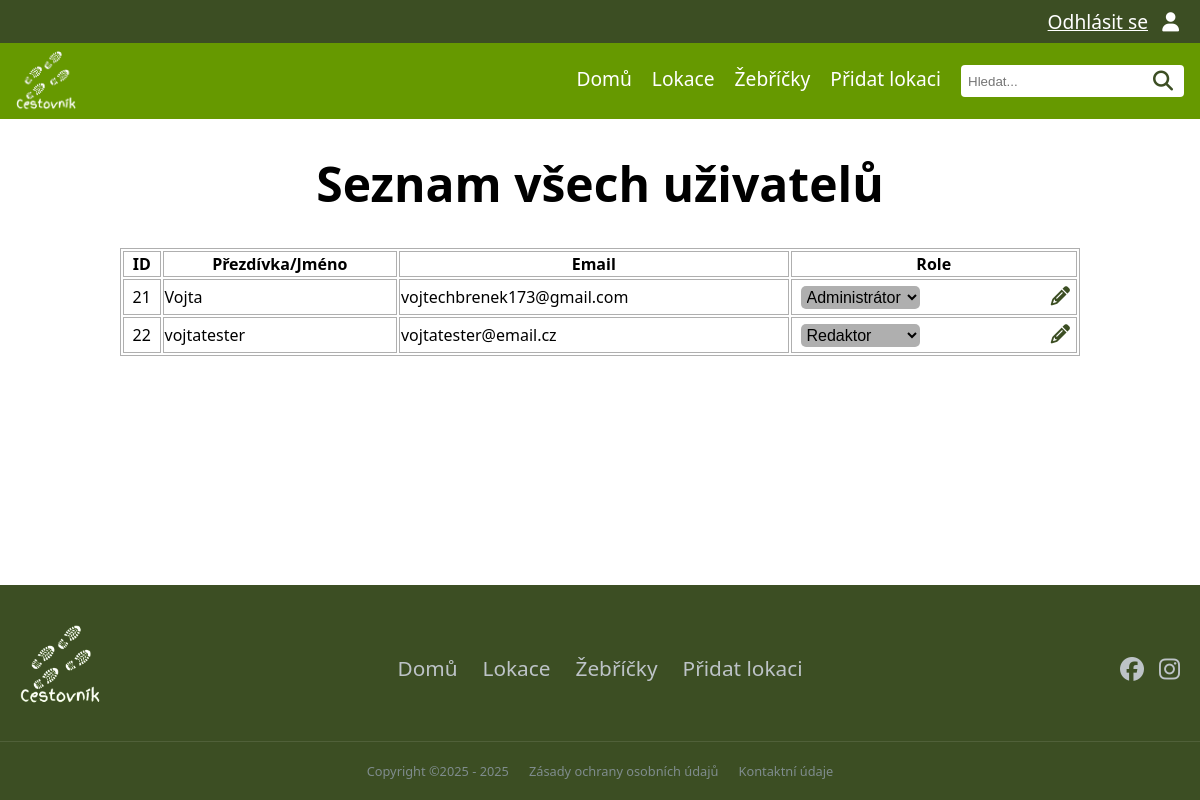
Page /all_users (signed in) on the earlier database version.
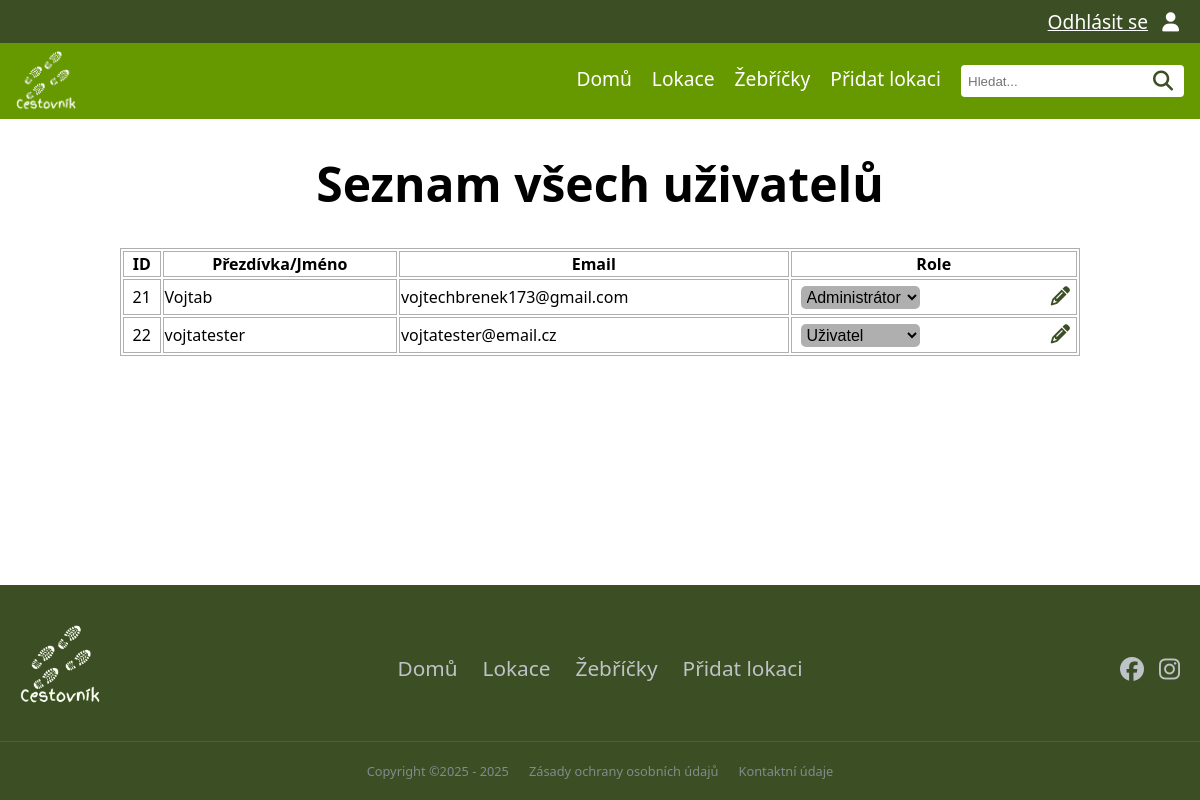
Same page on the later database version.
### tables this page shows
CREATE TABLE "user"
(
    id               INTEGER
        primary key autoincrement,
    name             VARCHAR not null,
    email            VARCHAR not null
        unique,
    password_hash    VARCHAR not null,
    id_role          INTEGER
        references role,
    id_auth_provider integer
        constraint user_auth_provider_id_fk
            references auth_provider
);

### pages/all_users.py (the view)
@router.get("/all_users", response_class=HTMLResponse)
async def all_users_page(request: Request, svc: UserService = Depends(user_service)):
    if not request.session.get("user"):
        return RedirectResponse(url="/login", status_code=303)
    all_users = svc.list_all_users()
    return request.app.state.templates.TemplateResponse(
        "all_users.html",
        {
            "request": request,
            "title": "Seznam všech uživatelů",
            "all_users": all_users
        }
    )

### templates/all_users.html (shortened to what this page needs)
{% extends "base.html" %}
{% block head %}
    <link rel="stylesheet" href="{{ url_for('static', path='css/all-users.css') }}">
{% endblock %}
{% block content %}
    <h1>{{ title }}</h1>
    <div class="container">
        {% if all_users %}
            <div class="table">
                <table>
                    <tr>
                        <th>ID</th>
                        <th>Přezdívka/Jméno</th>
                        <th>Email</th>
                        <th>Role</th>
                    </tr>
                    {% for user in all_users %}
                        <tr>
                            <td data-label="ID" class="id">{{ user.id }}</td>
                            <td data-label="Jméno" class="name">{{ user.name }}</td>
                            <td data-label="Email" class="email">{{ user.email }}</td>
                            <td data-label="Akce">
                                <form action="/all_users/update" method="post">
                                    <div class="split-content">
                                        <select name="role">
                                            <option value="1" {% if user['role'] == 1 %}selected{% endif %}>
                                                Administrátor
                                            </option>
                                            <option value="2" {% if user['role'] == 2 %}selected{% endif %}>Redaktor
                                            </option>
                                            <option value="3" {% if user['role'] == 3 %}selected{% endif %}>Uživatel
                                            </option>
                                        </select>
                                        <button type="submit" title="Uložit změnu role"><i
                                                class="fa-solid fa-pencil"></i>
                                        </button>
                                    </div>
                                </form>
                            </td>
                        </tr>
                    {% endfor %}
                </table>
            </div>
        {% else %}
            <p>Žádní uživatelé</p>
        {% endif %}
    </div>
{% endblock %}

### templates/base.html (shortened to what this page needs)
<!DOCTYPE html>
<html lang="cs">
<head>
    <link rel="stylesheet" href="{{ url_for('static', path='css/style.css') }}">
    <link rel="stylesheet" href="{{ url_for('static', path='css/header.css') }}">
    <link rel="stylesheet" href="{{ url_for('static', path='css/footer.css') }}">
    <link rel="stylesheet" href="{{ url_for('static', path='css/icon.css') }}">
    <link rel="stylesheet" href="{{ url_for('static', path='css/location.css') }}">
    <link rel="stylesheet" href="https://cdnjs.cloudflare.com/ajax/libs/font-awesome/6.5.0/css/all.min.css">
    {% block head %}{% endblock %}
</head>
<body>
{% include "components/header.html" %}
{% block content %}{% endblock %}
{% include "components/footer.html" %}
</body>
</html>

### templates/components/header.html (shortened to what this page needs)
<div class="header">
    <div class="upper-nav">
        <div class="upper-nav-items">
            {% if request.session.get('user') %}
                <a href="{{ url_for('logout') }}" class="upper-nav-item">Odhlásit se</a>
                <a href="{{ url_for('my_profile_page') }}" class="upper-nav-item"><i class="fa-solid fa-user"></i></a>
            {% else %}
                <a href="{{ url_for('register_page') }}" class="upper-nav-item">Zaregistrovat se</a>
                <a href="{{ url_for('login_page') }}" class="upper-nav-item"><i class="fa-regular fa-user"></i></a>
            {% endif %}
        </div>
    </div>
    <div class="lower-nav">
        <div class="lower-nav-logo">
            <a href="{{ url_for('landing_page') }}">
                <img alt="logo" src="{{ url_for('static', path='img/web/logo.webp') }}">
            </a>
        </div>
        <div class="lower-nav-items" id="navLinks">
            <a href="{{ url_for('landing_page') }}" class="lower-nav-item {% if request.url.path == '/' %}active{% endif %}">Domů</a>
            <a href="{{ url_for('list_locations_with_photos_rating') }} " class="lower-nav-item {% if request.url.path == '/locations' %}active{% endif %}">Lokace</a>
            <a href="{{ url_for('rankings_page') }}" class="lower-nav-item {% if request.url.path == '/rankings' %}active{% endif %}">Žebříčky</a>
            <a href="{{ url_for('add_location_page') }}" class="lower-nav-item {% if request.url.path == '/add_location' %}active{% endif %}">Přidat lokaci</a>
            <form action="/search" method="get" class="lower-nav-search">
                <input type="text" name="search_term" placeholder="Hledat..." required>
                <button type="submit"><i class="fa-solid fa-magnifying-glass"></i></button>
            </form>
        </div>
    </div>
</div>

### templates/components/footer.html
<footer class="footer">
    <div class="footer-top">
        <div class="footer-logo">
            <a href="{{ url_for('landing_page') }}">
                <img alt="logo" src="{{ url_for('static', path='img/web/logo.webp') }}"></a>
        </div>
        <nav class="footer-nav">
            <a href="{{ url_for('landing_page') }}" class="footer-nav-item">Domů</a>
            <a href="{{ url_for('list_locations_with_photos_rating') }}" class="footer-nav-item">Lokace</a>
            <a href="{{ url_for('rankings_page') }}" class="footer-nav-item">Žebříčky</a>
            <a href="{{ url_for('add_location_page') }}" class="footer-nav-item">Přidat lokaci</a>
        </nav>
        <div class="footer-icons">
            <a href="https://www.facebook.com/endurovojta173/" target="_blank"> <i class="fa-brands fa-facebook"></i></a>
            <a href="https://www.instagram.com/endurovojta173/" target="_blank"> <i class="fa-brands fa-instagram"></i></a>
        </div>
    </div>
    <div class="footer-bottom">
        <span>Copyright ©2025 - <script>document.write(new Date().getFullYear())</script></span>
        <span><a href="{{ url_for('privacy_policy_page') }}">Zásady ochrany osobních údajů</a></span>
        <span><a href="{{ url_for('contact_page') }}">Kontaktní údaje</a></span>
    </div>
</footer>

### static/css/style.css (style rules this page uses)
:root { font-family: system-ui, -apple-system, Segoe UI, Roboto, sans-serif; --background-color: white; --text-color: black; --light-green-color: #669900; --dark-green-color: #3c4e23; --white-text-color: white; --neutral-gray-color: #afafaf; --shadow-gray-color: #c8c8c8; --star-gold-color: #ffc107; --google-red-color:#DB4437; font-size: 16px; }
html, body { margin:0; padding: 0; background: var(--background-color); }
body { display: flex; flex-direction: column; min-height: 100vh; }
h1 { font-size: 3em; text-align: center; }
button { cursor: pointer; }

### static/css/header.css (style rules this page uses)
.header { overflow: visible; position: sticky; top: 0; z-index: 1000; }
.upper-nav { display: flex; flex-direction: row; align-items: center; background-color: var(--dark-green-color); justify-content: flex-end; font-size: 1rem; padding: 1vh 0 1vh 0; }
.upper-nav-items { margin-right: 2vh; }
.upper-nav-item { margin-left: 5px; margin-right: 5px; color: var(--white-text-color); font-size: 1.2em; }
.lower-nav { display: flex; flex-direction: row; align-items: center; max-height: 10vh; justify-content: space-between; background-color: var(--light-green-color, #333); }
.lower-nav-logo { width: 60px; height: auto; margin: 1vh 0 1vh 2vh; }
.lower-nav-logo img { width: 100%; height: 100%; object-fit: contain; display: block; }
.lower-nav-items { display: flex; gap: 20px; padding-right: 2vh; }
.lower-nav-item { color: var(--white-text-color, #fff); text-decoration: none; font-size: 1.2rem; font-weight: 500; }
.lower-nav-search { display: flex; align-items: center; background: white; padding: 5px; border-radius: 4px; }
.lower-nav-search input { border: none; outline: none; }
.lower-nav-search button { background: none; border: none; cursor: pointer; }
.fa-magnifying-glass { font-size: 1.5em; color: var(--dark-green-color); transition: transform 0.2s, color 0.2s; }
.fa-user, .upper-nav-item,.lower-nav-logo { transition: transform 0.2s, color 0.2s; }

### static/css/footer.css (style rules this page uses)
.footer { background-color: var(--dark-green-color); color: var(--white-text-color); padding: 40px 0 20px 0; margin-top: auto; font-size: 1.3rem; }
.footer-top { display: flex; justify-content: space-between; align-items: center; max-width: 1600px; margin: 0 auto; padding: 0 20px; flex-wrap: wrap; }
.footer-logo { width: 60px; }
.footer-logo img { height: 10vh; width: auto; object-fit: contain; }
.footer-nav { display: flex; gap: 25px; }
.footer-nav-item { color: #bdc3c7; text-decoration: none; font-weight: 500; transition: color 0.3s; }
.footer-icons { display: flex; gap: 15px; }
.footer-icons a { color: #bdc3c7; font-size: 1.5rem; transition: color 0.3s, transform 0.2s; }
.footer-bottom { border-top: 1px solid rgba(255, 255, 255, 0.1); margin-top: 30px; padding-top: 20px; text-align: center; color: #7f8c8d; font-size: 0.8rem; display: flex; justify-content: center; gap: 20px; flex-wrap: wrap; }
.footer-bottom a { color: #7f8c8d; text-decoration: none; }

### static/css/all-users.css (style rules this page uses)
.container { display: flex; width: 80%; margin: 0 auto; }
.table { display: flex; flex-direction: column; width: 100%; }
.table table { border: 1px solid var(--neutral-gray-color); }
.table th { border: 1px solid var(--neutral-gray-color); text-align: center; vertical-align: middle; }
.table td { border: 1px solid var(--neutral-gray-color); vertical-align: middle; }
.id { text-align: center; }
.name { text-align: start; }
.email { text-align: start; }
.table select { padding: 2px; font-size: 1rem; background-color: var(--neutral-gray-color); color: var(--text-color); border-radius: 5px; border: none; margin-left: 1vh; }
.table option { font-size: 1.2rem; background-color: var(--neutral-gray-color); }
.table button { padding: 5px; font-size: 1.2rem; background-color: rgba(0, 0, 0, 0); color: var(--dark-green-color); border-radius: 5px; border: none; cursor: pointer; }
.split-content { display: flex; justify-content: space-between; align-items: center; width: 100%; gap: 10px; }

Differences in the rows shown:
changed user "vojtechbrenek173@gmail.com": name "Vojta" → "Vojtab"
changed user "vojtatester": role "Redaktor" → "Uživatel"
